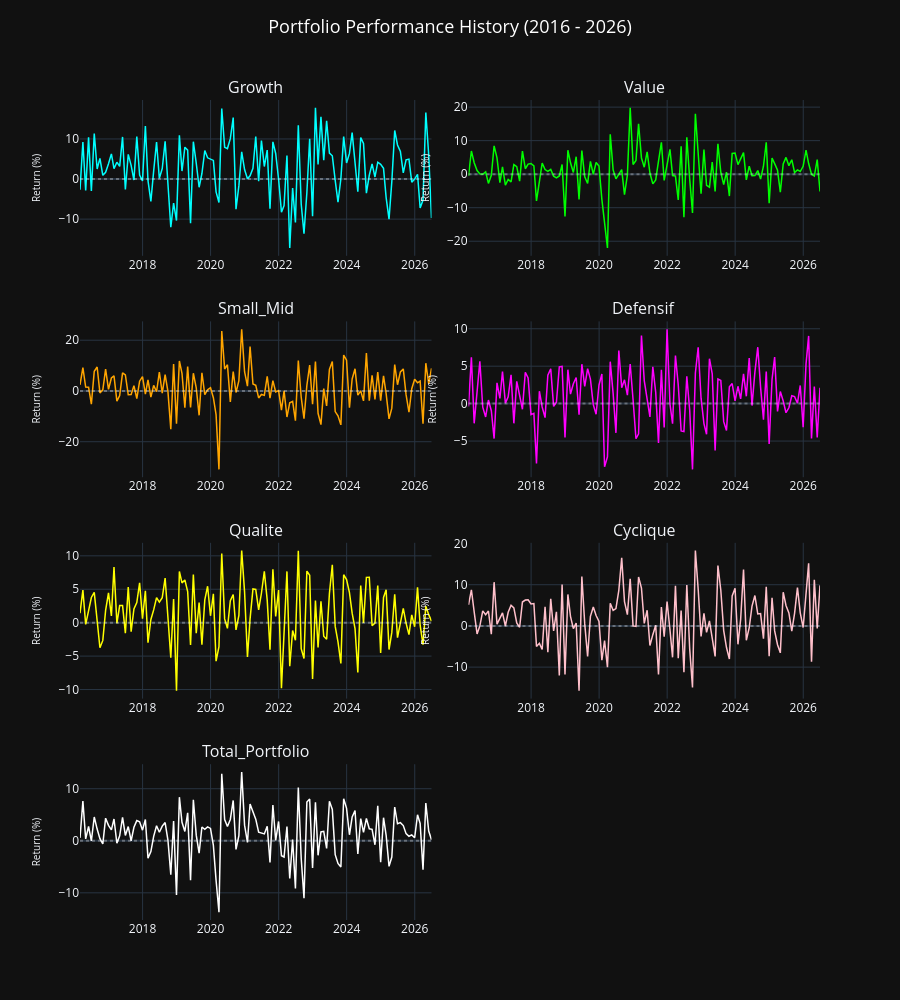

The notebook cell this image was saved under:
### Markdown cell above
## Building the sector portfolios

Six sub-portfolios built by style/sector (Growth, Value, Small_Mid, Defensive, Quality, Cyclical), each 
made up of 4 to 6 representative tickers, plus an equal-weighted total portfolio. Returns are computed 
as monthly changes in closing prices over the same period as the factors.

The goal is to get differentiated style exposures: each sub-portfolio should, in theory, react more or 
less strongly to specific factors (e.g. Growth vs MKT-RF and MOM, Value vs HML, Small_Mid vs SMB), which 
we'll test in the next section.

- Growth: ['AAPL', 'MSFT', 'NVDA', 'META', 'GOOGL', 'AMZN']
- Value: ['JPM', 'WFC', 'XOM', 'CVX', 'F', 'VZ']
- Small_Mid: ['MHK', 'ALK', 'HAS', 'ZION', 'ETSY']
- Defensif: ['PG', 'KO', 'WMT', 'DUK', 'SO']
- Qualite: ['JNJ', 'COST', 'ADP', 'MSCI']
- Cyclique: ['CAT', 'DE', 'FDX', 'MMM']

### Code cell
def fetch_portfolio_returns(portfolios_dict, start_date, end_date):

    all_tickers = []
    for tickers in portfolios_dict.values():
        all_tickers.extend(tickers)
    
    prices = yf.download(all_tickers, start=start_date, end=end_date, interval='1mo')['Close']
    
    equity_returns = prices.pct_change().dropna() * 100

    sub_portfolio_returns = pd.DataFrame(index=equity_returns.index)
    for name, tickers in portfolios_dict.items():
        sub_portfolio_returns[name] = equity_returns[tickers].mean(axis=1)

    total_portfolio_return = pd.DataFrame(index=equity_returns.index)
    total_portfolio_return['Total_Portfolio'] = equity_returns.mean(axis=1)

    all_returns = pd.concat([
        equity_returns,           
        sub_portfolio_returns,    
        total_portfolio_return    
    ], axis=1)

    all_returns.index = all_returns.index.to_period('M').to_timestamp(how='end').normalize()

    return all_returns

def plot_portfolio_returns(returns_df, portfolios_to_plot):

    fig = make_subplots(
        rows=4, cols=2, 
        subplot_titles=portfolios_to_plot,
        vertical_spacing=0.08,   
        horizontal_spacing=0.05
    )
    
    colors = ['cyan', 'lime', 'orange', 'magenta', 'yellow', 'pink', 'white']

    for i, port in enumerate(portfolios_to_plot):
        row = (i // 2) + 1  
        col = (i % 2) + 1   
        
        fig.add_trace(
            go.Scatter(
                x=returns_df.index, 
                y=returns_df[port], 
                mode='lines',
                line=dict(color=colors[i % len(colors)], width=1.5),
                name=port
            ),
            row=row, col=col
        )
        
        fig.add_hline(
            y=0, 
            line_dash="dot", 
            line_color="rgba(255, 255, 255, 0.3)", 
            row=row, col=col
        )
        
        fig.update_yaxes(title_text="Return (%)", row=row, col=col, title_font=dict(size=10))

    fig.update_layout(
        title={
            'text': "Portfolio Performance History (2016 - 2026)",
            'y': 0.98,
            'x': 0.5,
            'xanchor': 'center',
            'yanchor': 'top',
            'font': dict(size=18, color='white')
        },
        template="plotly_dark",
        height=1000,  
        showlegend=False,
        hovermode="x unified"
    )

    fig.show()


portfolio = {
    'Growth': ['AAPL', 'MSFT', 'NVDA', 'META', 'GOOGL', 'AMZN'],
    'Value': ['JPM', 'WFC', 'XOM', 'CVX', 'F', 'VZ'],
    'Small_Mid': ['MHK', 'ALK', 'HAS', 'ZION', 'ETSY'],
    'Defensif': ['PG', 'KO', 'WMT', 'DUK', 'SO'],
    'Qualite': ['JNJ', 'COST', 'ADP', 'MSCI'],
    'Cyclique': ['CAT', 'DE', 'FDX', 'MMM']
    }
    
portfolio_to_plot = ['Growth', 'Value', 'Small_Mid', 'Defensif', 'Qualite', 'Cyclique', 'Total_Portfolio']

all_returns = fetch_portfolio_returns(portfolio, start_date, end_date)

plot_portfolio_returns(all_returns, portfolio_to_plot)
display(all_returns.head())
